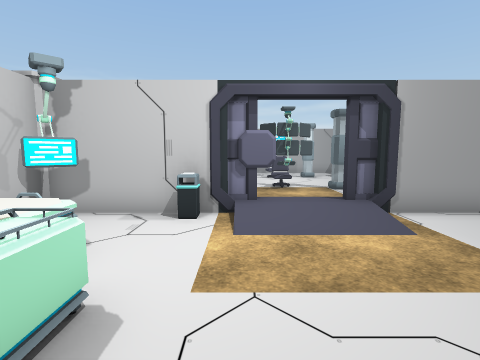
View 1 (above)

23 first-person views from a walk through a Unity game level. The camera is 1.4 m above the floor, tilts 6° down and sees 85° across. Doors are open. The floor is counted in squares, 1 m on a side. Each view is taken from the middle of a square. On the plan, view 1 faces up. The plan holds only what a view shows up to about 13 squares ahead; the rest is blank. The player character is not drawn. Some surface patterns are stand-ins.

View 2
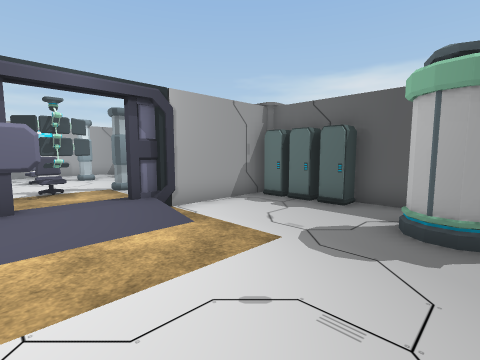

View 3
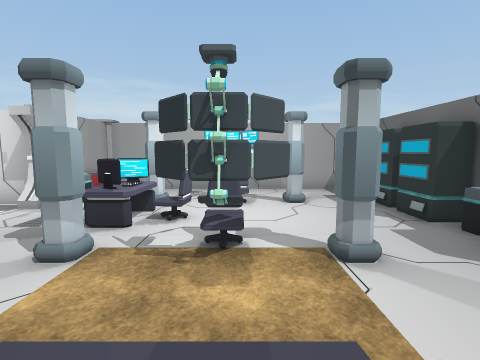

View 4
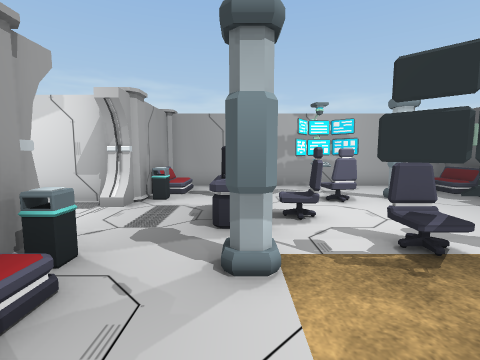

View 5
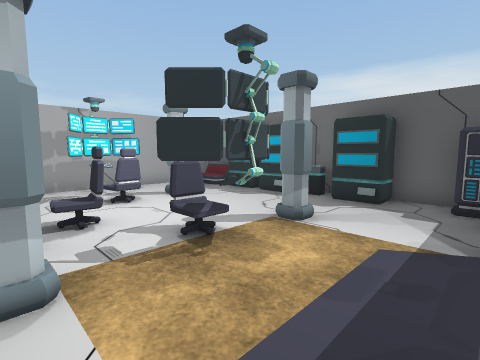

View 6
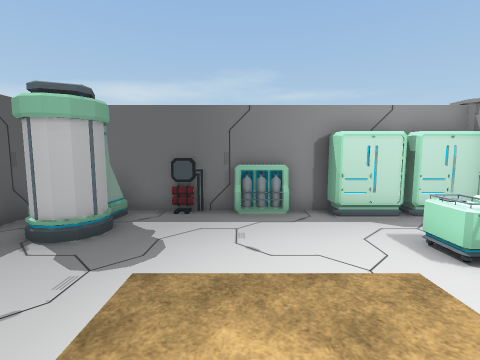

View 7
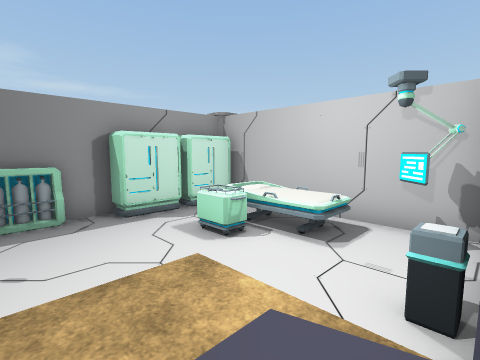

View 8
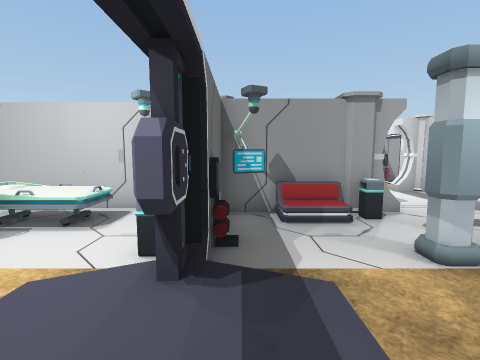

View 9
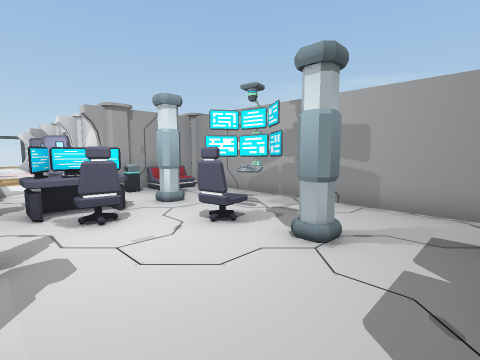

View 10
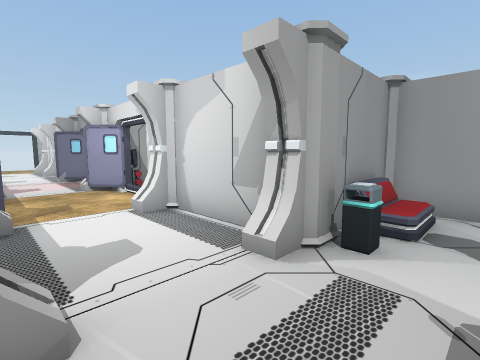

View 11
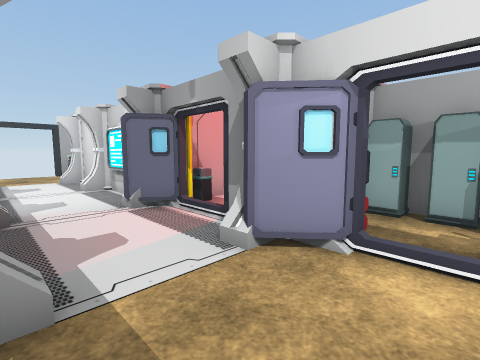

View 12
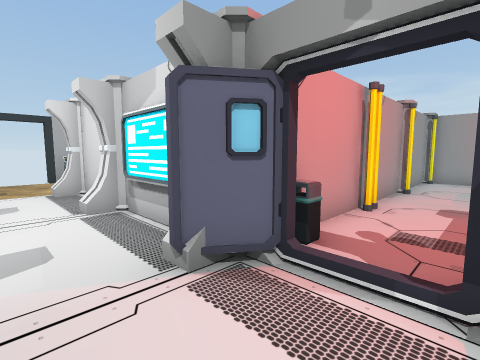

View 13
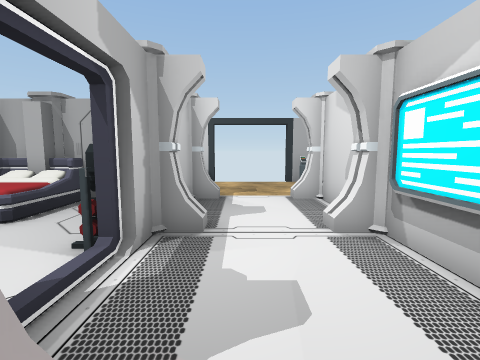

View 14
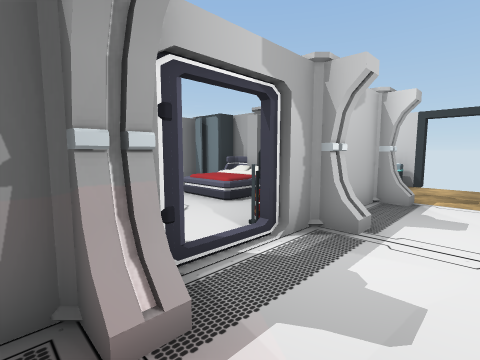

View 15
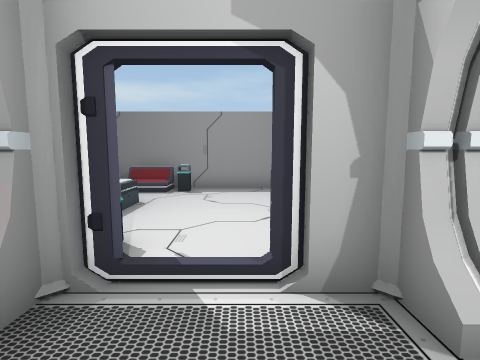

View 16
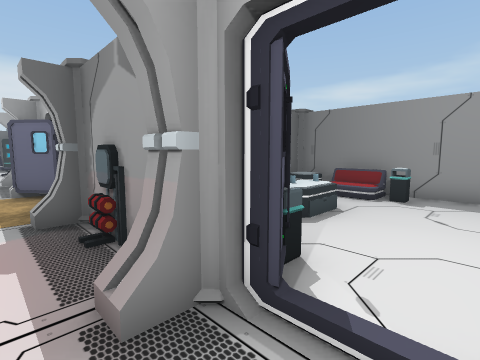

View 17
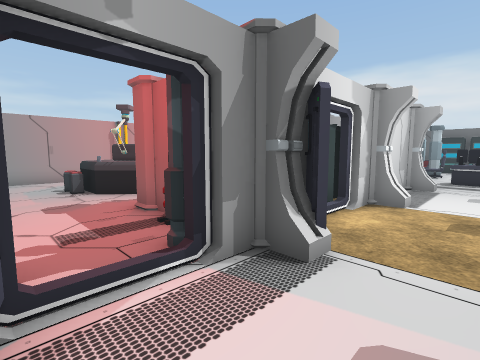

View 18
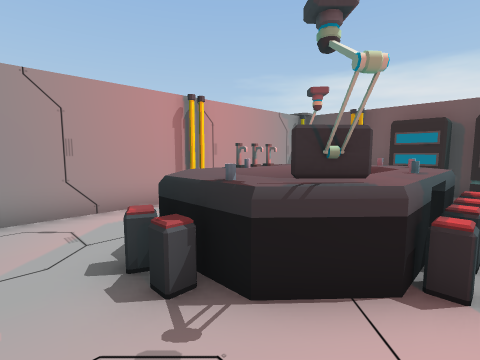

View 19
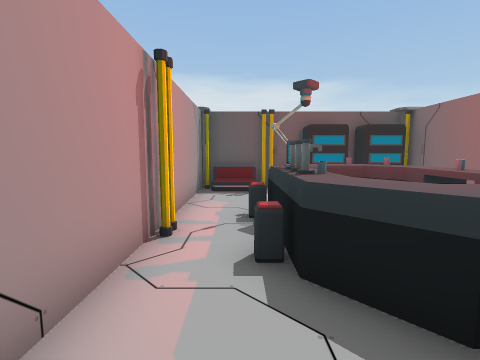

View 20
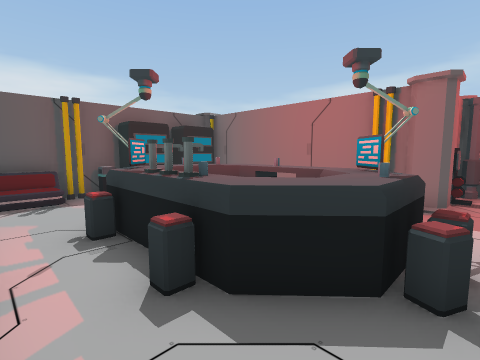

View 21
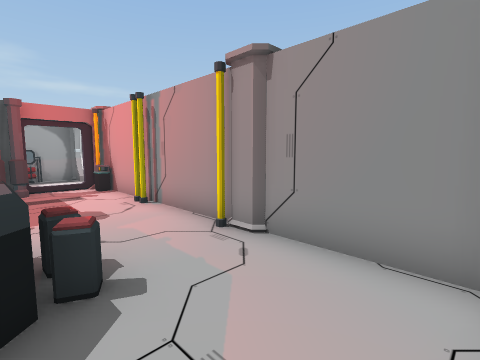

View 22
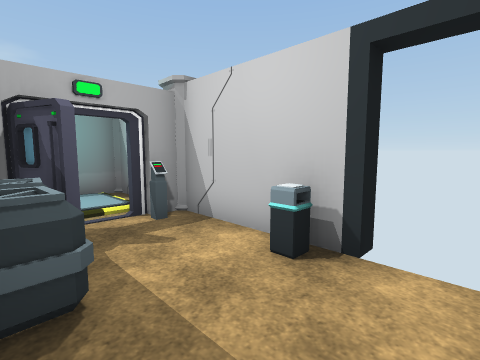

View 23
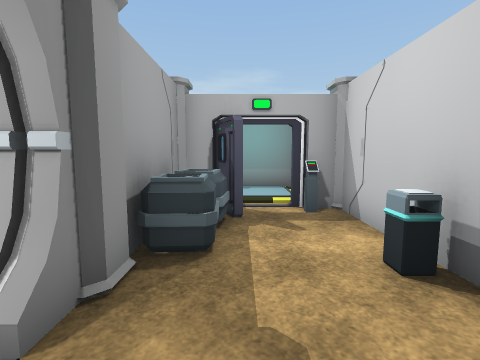

### Floor plan
Key: @ floor where view 1 was taken; # wall or solid block; x gap in a wall; . main floor; : floor 0.25 m higher than the main floor; / step, stairs or slope; D open door; P pillar; B bin; E bed; C cart; A cabinet; S sofa; R rack; F fire extinguisher; T table; L stool; G crate; O other object.
Columns run from 29 left of view 1 to 8 right of it. Each row starts with its distance up from view 1.
 27              #######
 26             ##....#######
 25             #....LL.L...##
 24             #...TLOOTT..##
 23             ##.LT TTT   B#
 22             ##.LOT  TO OO#
 21             #...#TTOTO OO#
 20             #....LLLO  O #
 19             #...##     OO#
 18             #...PAA#    ##############
 17             #...FAA      #O......... #
 16             #B..# ..A    SO...##....S
 15 #O   ###P## PO.OPFFAAP ##PB.P.# xP..O
 14 DDD..#..#####O..#O...#...#.....O....O
 13 DDD.........................OOO.....O
 12 DDD.........................OO......B#
 11 DDD..#..#...#.F.#...O#...#....OO....B#
 10 #B..GP##PFOOP ### OO O   PB.P.##xP..O#
  9 #..GG   ....B            #O.........O#
  8 #..GG# .......           SO.........O#
  7 #O GG#EEE....T           ##F./  /   O
  6 ##OO#PEEE....T          ####BOO:O####
  5     ##A E.....          ###../  /...A
  4       A  ...B: T        #EE.........A
  3  ###  A  #  BSST#       #EEE........A#
  2      #### ######P       #EECC........#
  1                         #EEC......OO.#
  0                         #  ..@....O O#
 -1                         #AAAA.RR.FO  #
 -2                             ########

Positions as (right, up) in squares from view 1, and headings:
1: (0, 0), facing up
2: (0, 0), facing up-right
3: (2, 6), facing up
4: (-1, 7), facing up
5: (-1, 7), facing up-right
6: (2, 6), facing down
7: (2, 6), facing down-left
8: (3, 7), facing left
9: (6, 11), facing up-left
10: (-2, 11), facing up-left
11: (-10, 11), facing up-left
12: (-14, 12), facing up-left
13: (-16, 12), facing left
14: (-16, 13), facing down-left
15: (-19, 13), facing down
16: (-19, 12), facing down-right
17: (-16, 12), facing up-right
18: (-15, 20), facing up-right
19: (-15, 25), facing right
20: (-14, 26), facing down-right
21: (-13, 26), facing down-left
22: (-25, 12), facing down-left
23: (-26, 13), facing down
